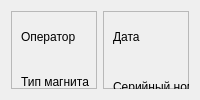
      <widget class="QWidget" name="tab_Init">
       <attribute name="title">
        <string>Инициализация</string>
       </attribute>
       <layout class="QHBoxLayout" name="horizontalLayout_16">
        <item>
         <widget class="QFrame" name="frame_0_1">
          <property name="frameShape">
           <enum>QFrame::StyledPanel</enum>
          </property>
          <property name="frameShadow">
           <enum>QFrame::Raised</enum>
          </property>
          <widget class="QPushButton" name="pBtn_Stop">
           <property name="enabled">
            <bool>false</bool>
           </property>
           <property name="geometry">
            <rect>
             <x>190</x>
             <y>270</y>
             <width>131</width>
             <height>41</height>
            </rect>
           </property>
           <property name="text">
            <string>Стоп вращения</string>
           </property>
          </widget>
          <widget class="QPushButton" name="pBtn_Rotation">
           <property name="enabled">
            <bool>false</bool>
           </property>
           <property name="geometry">
            <rect>
             <x>60</x>
             <y>270</y>
             <width>121</width>
             <height>41</height>
            </rect>
           </property>
           <property name="text">
            <string>Старт вращения</string>
           </property>
          </widget>
          <widget class="QLabel" name="lbl_Port_3">
           <property name="geometry">
            <rect>
             <x>100</x>
             <y>240</y>
             <width>151</width>
             <height>21</height>
            </rect>
           </property>
           <property name="font">
            <font>
             <family>Arial</family>
             <pointsize>10</pointsize>
            </font>
           </property>
           <property name="text">
            <string>Управление двигателем</string>
           </property>
          </widget>
          <widget class="QComboBox" name="cBox_SerialPort_1">
           <property name="geometry">
            <rect>
             <x>60</x>
             <y>190</y>
             <width>121</width>
             <height>41</height>
            </rect>
           </property>
          </widget>
          <widget class="QPushButton" name="pBtn_Connect_1">
           <property name="geometry">
            <rect>
             <x>190</x>
             <y>190</y>
             <width>131</width>
             <height>41</height>
            </rect>
           </property>
           <property name="text">
            <string>Подключиться</string>
           </property>
          </widget>
          <widget class="QLabel" name="lbl_Port_1">
           <property name="geometry">
            <rect>
             <x>130</x>
             <y>160</y>
             <width>91</width>
             <height>21</height>
            </rect>
           </property>
           <property name="font">
            <font>
             <family>Arial</family>
             <pointsize>10</pointsize>
            </font>
           </property>
           <property name="text">
            <string>Порт двигателя</string>
           </property>
          </widget>
          <widget class="QComboBox" name="cBox_OperatingModes">
           <property name="geometry">
            <rect>
             <x>100</x>
             <y>110</y>
             <width>261</width>
             <height>31</height>
            </rect>
           </property>
          </widget>
          <widget class="QComboBox" name="cBox_MagnetType">
           <property name="geometry">
            <rect>
             <x>100</x>
             <y>60</y>
             <width>261</width>
             <height>31</height>
            </rect>
           </property>
          </widget>
          <widget class="QLabel" name="lbl_Mode">
           <property name="geometry">
            <rect>
             <x>10</x>
             <y>110</y>
             <width>81</width>
             <height>21</height>
            </rect>
           </property>
           <property name="text">
            <string>Режим работы</string>
           </property>
          </widget>
          <widget class="QLabel" name="lbl_Name">
           <property name="geometry">
            <rect>
             <x>10</x>
             <y>10</y>
             <width>81</width>
             <height>31</height>
            </rect>
           </property>
           <property name="text">
            <string>Оператор</string>
           </property>
          </widget>
          <widget class="QLineEdit" name="lEd_Name">
           <property name="geometry">
            <rect>
             <x>100</x>
             <y>10</y>
             <width>261</width>
             <height>31</height>
            </rect>
           </property>
           <property name="text">
            <string/>
           </property>
           <property name="placeholderText">
            <string>Фамилия Имя</string>
           </property>
          </widget>
          <widget class="QLabel" name="lbl_MagnetType">
           <property name="geometry">
            <rect>
             <x>10</x>
             <y>60</y>
             <width>81</width>
             <height>21</height>
            </rect>
           </property>
           <property name="text">
            <string>Тип магнита</string>
           </property>
          </widget>
         </widget>
        </item>
        <item>
         <widget class="QFrame" name="frame_0_2">
          <property name="frameShape">
           <enum>QFrame::StyledPanel</enum>
          </property>
          <property name="frameShadow">
           <enum>QFrame::Raised</enum>
          </property>
          <widget class="QPushButton" name="pBtn_Contunue">
           <property name="enabled">
            <bool>false</bool>
           </property>
           <property name="geometry">
            <rect>
             <x>50</x>
             <y>200</y>
             <width>241</width>
             <height>111</height>
            </rect>
           </property>
           <property name="text">
            <string>Продолжить</string>
           </property>
          </widget>
          <widget class="QLineEdit" name="lEd_Suffix">
           <property name="geometry">
            <rect>
             <x>170</x>
             <y>110</y>
             <width>151</width>
             <height>31</height>
            </rect>
           </property>
           <property name="text">
            <string/>
           </property>
           <property name="placeholderText">
            <string>суффикс</string>
           </property>
          </widget>
          <widget class="QLineEdit" name="lEd_MagnetSerial">
           <property name="geometry">
            <rect>
             <x>170</x>
             <y>60</y>
             <width>151</width>
             <height>31</height>
            </rect>
           </property>
           <property name="text">
            <string/>
           </property>
           <property name="placeholderText">
            <string>Номер магнита</string>
           </property>
          </widget>
          <widget class="QLabel" name="lbl_Date">
           <property name="geometry">
            <rect>
             <x>10</x>
             <y>10</y>
             <width>81</width>
             <height>31</height>
            </rect>
           </property>
           <property name="text">
            <string>Дата</string>
           </property>
          </widget>
          <widget class="QLabel" name="lbl_MagnetSerial">
           <property name="geometry">
            <rect>
             <x>10</x>
             <y>60</y>
             <width>141</width>
             <height>31</height>
            </rect>
           </property>
           <property name="text">
            <string>Серийный номер магнита</string>
           </property>
          </widget>
          <widget class="QLabel" name="lbl_Suffix">
           <property name="geometry">
            <rect>
             <x>10</x>
             <y>110</y>
             <width>141</width>
             <height>31</height>
            </rect>
           </property>
           <property name="text">
            <string>Суффикс имени файла</string>
           </property>
          </widget>
          <widget class="QDateEdit" name="dateEdit">
           <property name="geometry">
            <rect>
             <x>170</x>
             <y>10</y>
             <width>130</width>
             <height>31</height>
            </rect>
           </property>
          </widget>
         </widget>
        </item>
       </layout>
      </widget>
